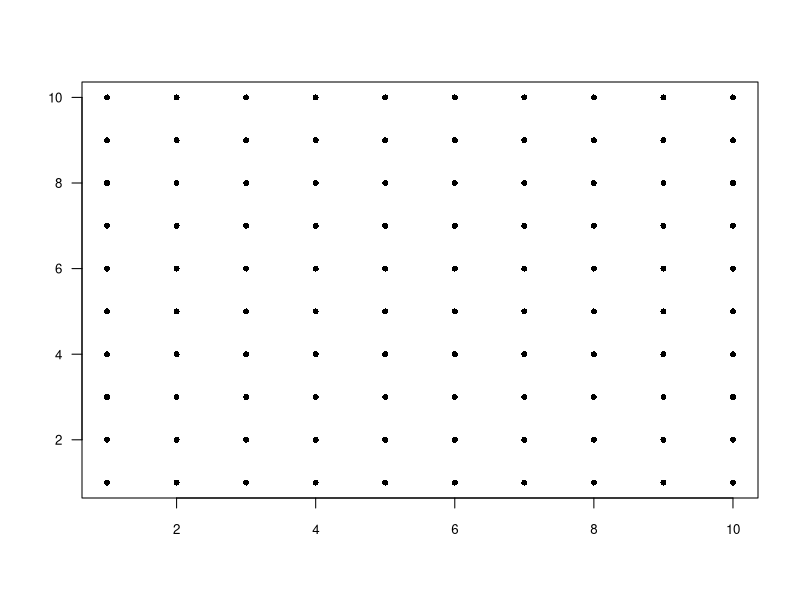

R code for this plot: (Note: a time limit stopped this script after it produced the figure.)
## ---- chunk 1
gitter<-(10*10)
l<-1
k<-1
map <- array(0, dim=c(2,gitter))
for (i in 1:gitter) {
      map[1,i] <- k
      map[2,i] <- l
      k<-k+1
      if(k==sqrt(gitter)+1) {
        k<-1
        l<-l+1
      }
}
ordering <- sample.int(size=gitter,n=gitter,replace = FALSE) #give every citiy a number in the first tour

mapplan <- data.frame(x=map[1,],y=map[2,],ordering)
plot(x=mapplan$x,y=mapplan$y,xlab = "",ylab = "",pch=16,cex=0.8,cex.main=1.5,cex.lab=1,cex.axis=0.8,las=1,bty="o")

#mapplan <- mapplan[order(mapplan$ordering),]
mapplan
#data <- read.csv("nrw1379.tsp",header = FALSE,skip = 6,nrows = 1379,sep = "")
#data
#mapplan<- data.frame(x=data$V2,y=data$V3,ordering=data$V1)
#mapplan["ordering"] <- sample.int(size = 1379, n=1379,replace = FALSE)
## ---- chunk 2
distance_two_points <- function(dataframe,x,y){
  return(sqrt((dataframe[x,"x"]-dataframe[y,"x"])^2+(dataframe[x,"y"]-dataframe[y,"y"])^2))
}
distance_overall <- function(dataframe){
  N<-length(dataframe$x)
  distanceold <- 0
  distancenew <- 0
  for (i in 1:N) {
    if(i==N) distancenew <- distance_two_points(dataframe,i,1)
    else distancenew <- distance_two_points(dataframe,i,i+1)
    distanceold <- distanceold + distancenew
  }
  return(distanceold)
}
## ---- chunk 3
Value0<-numeric()
Value1<-numeric()
mapplan01 <- mapplan[order(mapplan$ordering),]
SA <- function(dataframe, Temp=100, alpha=0.5){
  N <- length(dataframe$x)
  Sold <- distance_overall(dataframe)
  Snull <-distance_overall(dataframe)
  y <- dataframe
  k <- 0
  while(k < 1){
    for (i in 1:N) {
      first_city <- sample.int(size = 1, n=N)
      second_city <- sample.int(size = 1, n=N)
      while(second_city == first_city) first_city <- sample.int(size = 1, n=N)
      ordering_first_city <- y[first_city,"ordering"]
      y[first_city,"ordering"] <- y[second_city,"ordering"]
      y[second_city,"ordering"] <- ordering_first_city
      y <- y[order(y$ordering),]
      Snew <- distance_overall(y)
      accept <- FALSE
      if (Snew < Sold) accept <- TRUE
      else accept <-TRUE
      if (accept){
        dataframe <- y
        Sold <- Snew
      }
      else{
        y <- dataframe
      }
    }
    k <- k+1
    Value0 <- append(Value0, Sold)
    Value1 <-append(Value1,abs(Snull-Sold))
  }
  erg <- list(Value0=Value0,Value1=Value1)
  return(erg)
}
delta_H <- numeric()
for (i in 1:10) {
  delta_H <- append(delta_H,SA(mapplan01))
}
## ---- chunk 4
T_s =10*max(delta_H$Value1)
T_s
T_middle = 1/10*max(delta_H$Value1)
T_middle
T_end <- T_middle*10^(-3)
T_end
## ---- chunk 5
erste_Ordnung <- mapplan[order(mapplan$ordering),]
distance_overall(erste_Ordnung)
## ---- chunk 6
Path <- numeric()
Mittelwerte <- numeric()
Akzeptanzrate_temp_all<-numeric()
Akzeptanzrate_temp_Temp_all<-numeric()
Akzeptanzrate_echt_all<-numeric()
Akzeptanzrate_echt_Temp_all<-numeric()

Akzeptanzrate_temp_allmean<-numeric()
Akzeptanzrate_temp_Temp_allmean<-numeric()
Akzeptanzrate_echt_allmean<-numeric()
Akzeptanzrate_echt_Temp_allmean<-numeric()

Varianzen <- numeric()
Temperaturen <- numeric()
Zwischenspeicher_x<-numeric()
Zwischenspeicher_y<-numeric()
Zwischenspeicher_ordering<-numeric()
Abweichung <- 1000
SA_new <- function(dataframe, Temp=T_s){
  alpha <- 0.99
  N <- length(dataframe$x)
  Sold <- distance_overall(dataframe)
  y <- dataframe
  k <- 0
  iter <- 0
  Kuchen<-gitter
  while( (Sold-gitter)/gitter>0.15){
    
 #   if(Temp>100) {
#      alpha <- 0.8
#     Kuchen <-10
#   }
#    else if(Temp<=100 && Temp>=0.1) {
#      alpha <- 0.998
#      Kuchen <-100
#    }
#    else if(Temp<0.1) {
#      alpha <- 0.8
#      Kuchen <-10
#    }
    
    S_first <- distance_overall(dataframe)
    
Akzeptanzrate_echt <- numeric()
Akzeptanzrate_echt_Temp <- numeric()
Akzeptanzrate_temp <- numeric()
Akzeptanzrate_temp_Temp <- numeric()
    
    for (i in 1:1) {
      Speicher_frame <- dataframe
      y<-dataframe
      Sold <- distance_overall(dataframe)
      Akzeptor_echt <- TRUE
      Akzeptor_temp <- TRUE
      for (j in 1:Kuchen) {
        if(Akzeptor_echt){
          Start_accept_echt <- as.double(Sys.time())
          Akzeptor_echt <- FALSE
        }
        if(Akzeptor_temp){
          Start_accept_temp <- Start_accept_echt
          Akzeptor_temp <- FALSE
        }
        first_city <- sample.int(size = 1, n=N)
      second_city <- sample.int(size = 1, n=N)
      while(second_city == first_city) first_city <- sample.int(size = 1, n=N)
      ordering_first_city <- y[first_city,"ordering"]
      y[first_city,"ordering"] <- y[second_city,"ordering"]
      y[second_city,"ordering"] <- ordering_first_city
       y <- y[order(y$ordering),]
        Snew <- distance_overall(y)
        accept <- FALSE

        if (Snew < Sold){
          accept <- TRUE
          Akzeptor_echt <- TRUE
          Ende <- as.double(Sys.time())
          Akzeptanzrate_echt <- append(Akzeptanzrate_echt, Ende - Start_accept_echt)
          Akzeptanzrate_echt_Temp <- append(Akzeptanzrate_echt_Temp, Temp)
        }
        else if (runif(1) < exp((Sold-Snew)/Temp)){ 
          accept <-TRUE
          Akzeptor_temp <- TRUE
          Ende <- as.double(Sys.time())
          Akzeptanzrate_temp <- append(Akzeptanzrate_temp, Ende - Start_accept_temp)
          Akzeptanzrate_temp_Temp <- append(Akzeptanzrate_temp_Temp, Temp)
        }
        if (accept){
          dataframe <- y
          Sold <- Snew
        }
        else{
          y <- dataframe
        }
      }
    Path<-append(Path,Sold)
    Zwischenspeicher_ordering <- append(Zwischenspeicher_ordering,dataframe[,"ordering"])
    Zwischenspeicher_x<-append(Zwischenspeicher_x,dataframe[,"x"])
    Zwischenspeicher_y<-append(Zwischenspeicher_y,dataframe[,"y"])
    dataframe <-Speicher_frame
    }
    Akzeptanzrate_temp_allmean<-append(Akzeptanzrate_temp_allmean,mean(Akzeptanzrate_temp))
    Akzeptanzrate_temp_Temp_allmean<-append(Akzeptanzrate_temp_Temp_allmean,mean(Akzeptanzrate_temp_Temp))
    Akzeptanzrate_echt_allmean<-append(Akzeptanzrate_echt_allmean,mean(Akzeptanzrate_echt))
    Akzeptanzrate_echt_Temp_allmean<-append(Akzeptanzrate_echt_Temp_allmean,mean(Akzeptanzrate_echt_Temp))
    
    Mittelwerte <- append(Mittelwerte,mean(Path))
    Varianzen <- append(Varianzen,var(Path))
    Temperaturen <- append(Temperaturen,Temp)
    dataframe[,"ordering"] <- Zwischenspeicher_ordering
    dataframe[,"x"] <- Zwischenspeicher_x
    dataframe[,"y"] <- Zwischenspeicher_y
    Sold<-Path
   
    #dataframe<-dataframe[order(dataframe$start_position, dataframe$ordering),]
    Abweichung <- 1000
    print(Path)
    #print(Sold)
    
    Path<-numeric()
    
    Zwischenspeicher_x<-numeric()
    Zwischenspeicher_y<-numeric()
    Zwischenspeicher_start<-numeric()
    Zwischenspeicher_ordering<-numeric()
    
    Temp <- Temp*alpha
    k <- k+1
    print(Temp)
  }
  df <- data.frame(Temperaturen = Temperaturen ,Mittelwerte=Mittelwerte,Varianzen=Varianzen,Akzeptanzrate_echt_allmean=Akzeptanzrate_echt_allmean, Akzeptanzrate_echt_Temp_allmean=Akzeptanzrate_echt_Temp_allmean, Akzeptanzrate_temp_allmean=Akzeptanzrate_temp_allmean, Akzeptanzrate_temp_Temp_allmean=Akzeptanzrate_temp_Temp_allmean)
 # write.csv(df, "nrw1379_Lin_2_opt_OV.txt",row.names = FALSE)
  #write.csv(dataframe,"nrw1379_Lin_2_opt_Path_OV.txt",row.names = FALSE)
  erg <- list(dataframe=dataframe, Mittelwerte=Mittelwerte, Varianzen=Varianzen, Temperaturen=Temperaturen,Akzeptanzrate_echt_all=Akzeptanzrate_echt_all, Akzeptanzrate_echt_Temp_all=Akzeptanzrate_echt_Temp_all, Akzeptanzrate_temp_all=Akzeptanzrate_temp_all, Akzeptanzrate_temp_Temp_all=Akzeptanzrate_temp_Temp_all,Akzeptanzrate_echt_allmean=Akzeptanzrate_echt_allmean, Akzeptanzrate_echt_Temp_allmean=Akzeptanzrate_echt_Temp_allmean, Akzeptanzrate_temp_allmean=Akzeptanzrate_temp_allmean, Akzeptanzrate_temp_Temp_allmean=Akzeptanzrate_temp_Temp_allmean)
  return(erg)
}
## ---- chunk 7
mapplan_in_use <- mapplan[order(mapplan$ordering),]
## ---- chunk 8
Zeit_start <- as.double(Sys.time())
erg<-SA_new(mapplan_in_use)
Ende <- as.double(Sys.time()) - Zeit_start
print(Ende)
## ---- chunk 9
plot(erg$Akzeptanzrate_echt_Temp_allmean,1/erg$Akzeptanzrate_echt_allmean, pch=16,cex=0.8,log="x",col="blue")
points(erg$Akzeptanzrate_temp_Temp_allmean, 1/erg$Akzeptanzrate_temp_allmean, pch=16,cex=0.8,col="red")
## ---- chunk 10

ordered_mapplan <- erg$dataframe
plot(x=erg$Temperaturen,y=erg$Mittelwerte,xlab = "temperature T",ylab = "Distance",main="",pch=16,cex=0.8,cex.main=1.5,cex.lab=1,cex.axis=0.8,las=1,bty="o",log="x")
#axis(1,at=c(1e-5,1e-3,1e-1,1e1,1e2),labels = c("0.00001","0.001","0.1","10","1000"))

## ---- chunk 11
# length(ordered_mapplan$x)
plot(x=ordered_mapplan$x,y=ordered_mapplan$y,xlab = "x",ylab = "y",main="Path",pch=16,cex=0.8,cex.main=1.5,cex.lab=1,cex.axis=0.8,las=1,bty="o")
#pch type of the points
# cex size of the points
# las upright labels


s <- seq(length(ordered_mapplan$x)-1)
arrows(ordered_mapplan$x[s],ordered_mapplan$y[s],ordered_mapplan$x[s+1],ordered_mapplan$y[s+1],length = 0.08,angle = 25, lwd = 1.5)
arrows(ordered_mapplan$x[length(ordered_mapplan$x)],ordered_mapplan$y[length(ordered_mapplan$x)],ordered_mapplan$x[1],ordered_mapplan$y[1],length = 0.08,angle = 25, lwd = 1.5)

#lty linetype 
# 1 = straight line 2= dotted 3 = smaller dotted
#lwd linewith
erg$Mittelwerte[length(erg$Mittelwerte)]
length(erg$Mittelwerte)
